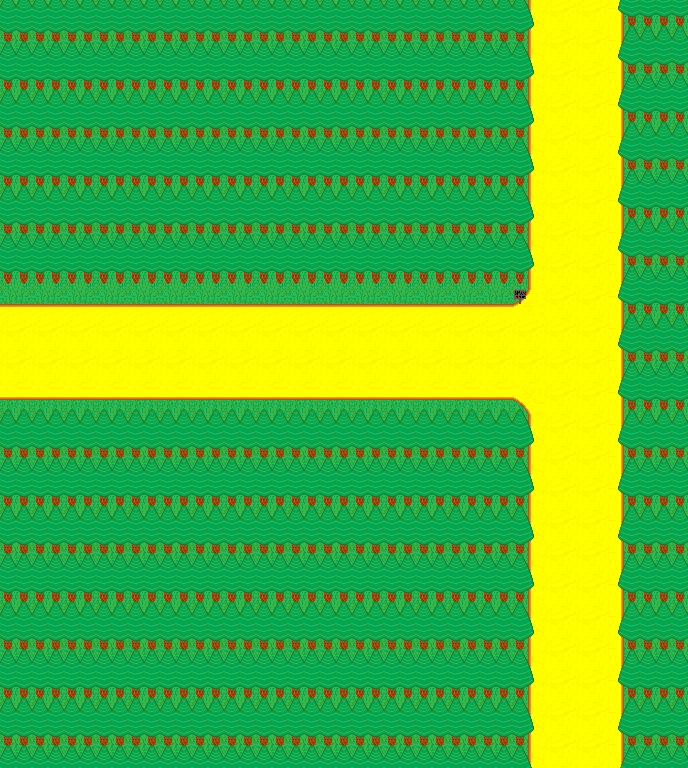

This is a level from a 2D game, rendered from its Tiled map with the project's own tilesets. A one-line summary and the map file follow, with tile-layer data summarised:
An orthogonal 43x48 tile map with 16x16 px tiles, 4 tile layers (Tile Layer 1, Tile Layer 2, Tile Layer 3, Tile Layer 4), 3 tilesets.

<map version="1.10" tiledversion="1.10.1" orientation="orthogonal" renderorder="right-down" width="43" height="48" tilewidth="16" tileheight="16" infinite="0" nextlayerid="5" nextobjectid="1">
 <tileset firstgid="1" source="terrain_tilesets.tsx" />
 <tileset firstgid="289" source="trees 0.tsx" />
 <tileset firstgid="343" source="steel flooring.tsx" />
 <layer id="1" name="Tile Layer 1" width="43" height="48">
  <data>[2064 cells, 2064 non-empty, 4 distinct tile ids]</data>
 </layer>
 <layer id="2" name="Tile Layer 2" width="43" height="48">
  <data>[2064 cells, 488 non-empty, 20 distinct tile ids]</data>
 </layer>
 <layer id="3" name="Tile Layer 3" width="43" height="48">
  <data>[2064 cells, 1513 non-empty, 4 distinct tile ids]</data>
 </layer>
 <layer id="4" name="Tile Layer 4" width="43" height="48">
  <data>[2064 cells, 553 non-empty, 6 distinct tile ids]</data>
 </layer>
</map>
